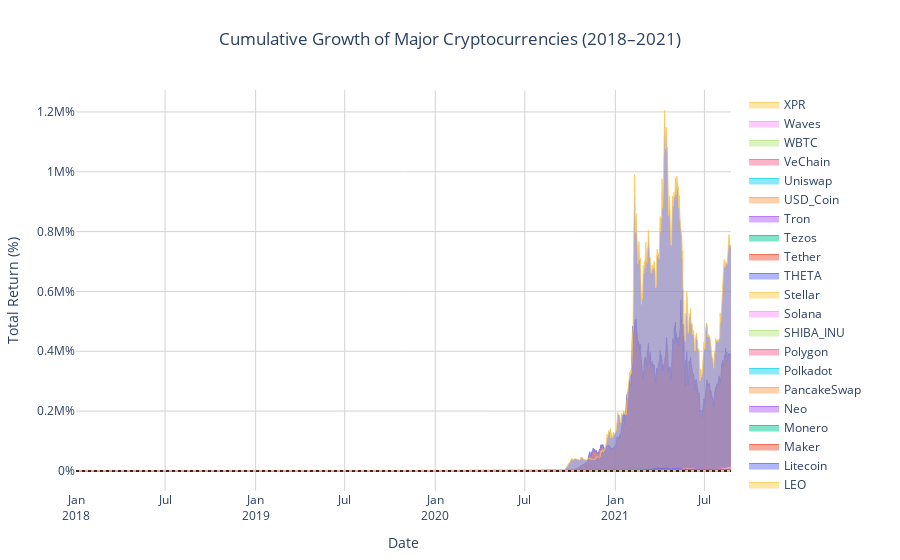

Notebook code for this chart:
### Markdown cell above
### Cumulative Return Analysis (2018-2021)

### Code cell
mask = (df2["Date"] >= "2018-01-01") & (df2["Date"] <= "2021-12-31")
filtered = df2.loc[mask].sort_values(["Currency_Name", "Date"]).copy()
filtered["Cumulative Return"] = (
    (1 + filtered["Change %"] / 100)
    .groupby(filtered["Currency_Name"])
    .cumprod() - 1
) * 100

fig = go.Figure()

for currency, subset in filtered.groupby("Currency_Name"):
    fig.add_trace(
        go.Scatter(
            x=subset["Date"],
            y=subset["Cumulative Return"],
            mode="lines",
            name=currency,
            line=dict(width=0.8),
            fill="tonexty",
            opacity=0.5
        )
    )

fig.add_hline(y=0, line=dict(color="black", width=1.5, dash="dot"))

fig.update_layout(
    title="Cumulative Growth of Major Cryptocurrencies (2018–2021)",
    title_x=0.5,
    xaxis_title="Date",
    yaxis_title="Total Return (%)",
    template="plotly_white",
    showlegend=True,
    margin=dict(l=60, r=40, t=90, b=60)
)

fig.update_xaxes(dtick="M6", tickformat="%b\n%Y", showgrid=True, gridcolor="lightgray")
fig.update_yaxes(ticksuffix="%", showgrid=True, gridcolor="lightgray", zeroline=True)

fig.show()
